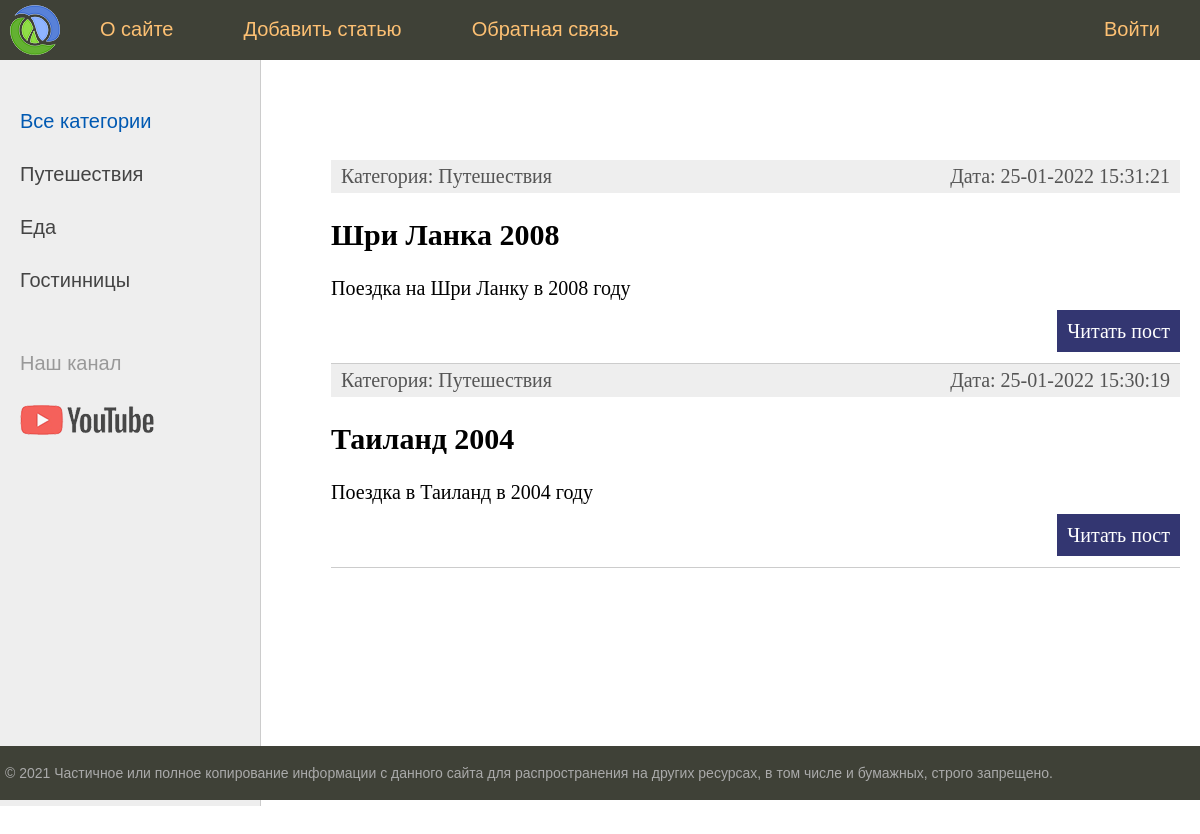
Before: / with the older database file.
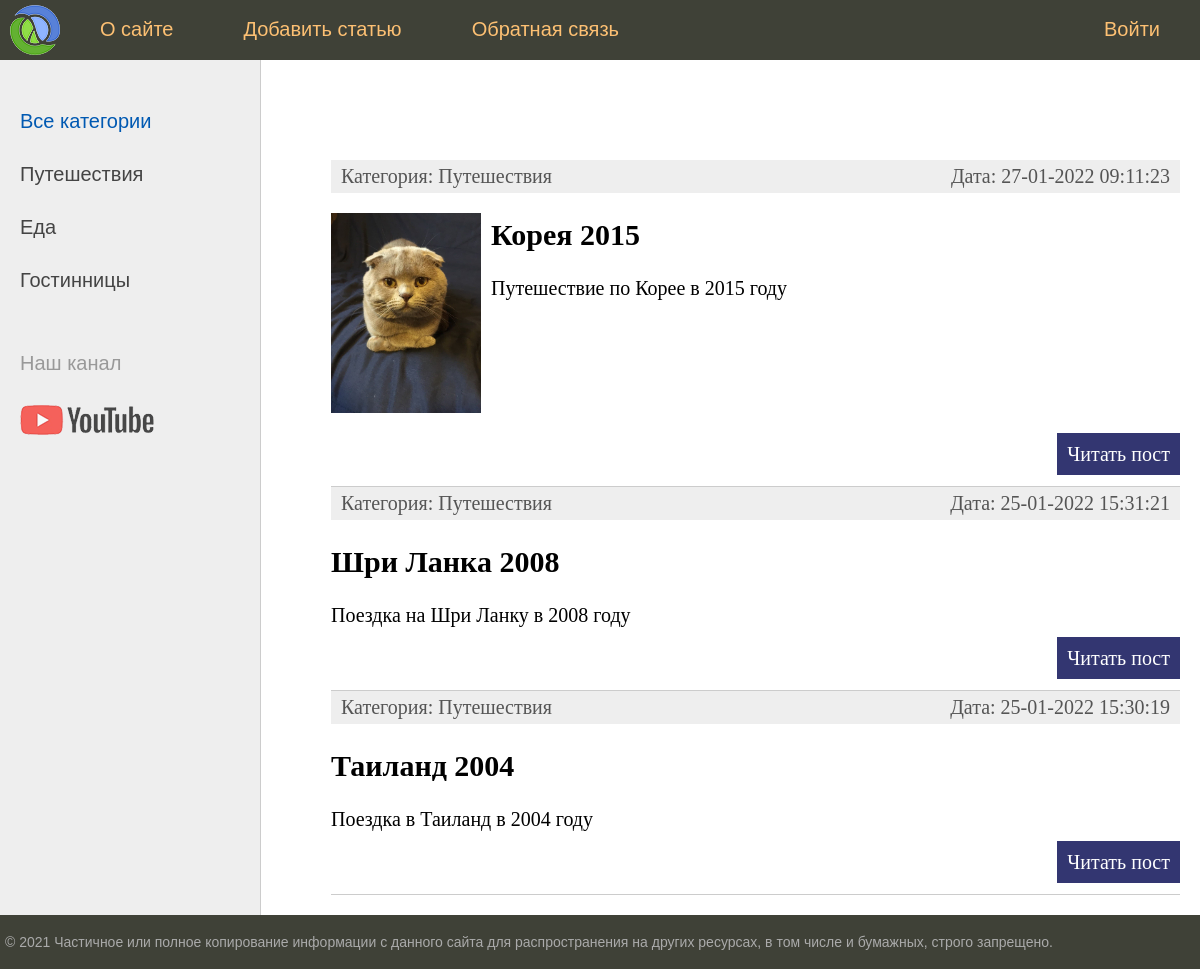
After: the same page with the newer database file.
### travels/models.py (models this page shows, shortened)
class Category(models.Model):
    name = models.CharField(max_length=100, db_index=True, verbose_name="Категория")
    def __str__(self):
        return self.name
    def get_absolute_url(self):
        return reverse('category', kwargs={'cat_id': self.pk})
    class Meta:
        verbose_name = 'Категория'
        verbose_name_plural = 'Категории'
        ordering = ['id',]

class Travel(models.Model):
    title = models.CharField(max_length=255, verbose_name="Заголовок")
    content = models.TextField(blank=True)
    photo = models.ImageField(upload_to="photos/%Y/%m/%d/", verbose_name="Фотография")
    time_create = models.DateTimeField(auto_now_add=True, verbose_name="Время создания")
    time_update = models.DateTimeField(auto_now=True)
    is_published = models.BooleanField(default=True)
    cat = models.ForeignKey('Category', on_delete=models.PROTECT, null=True)
    def get_absolute_url(self):
        return reverse('post', kwargs={'post_id': self.pk})
    class Meta:
        verbose_name = 'Путешествия'
        verbose_name_plural = 'Путешествия'
        ordering = ['-time_create', 'title']

### travels/views.py (the view)
# urls.py: path('', index, name='home'),
def index(request):
    posts = Travel.objects.all()
    cats = Category.objects.all()
    context = {
        'posts': posts,
        'cats': cats,
        'menu': menu,
        'title': 'Главная страница',
        'cat_selected': 0,
    }
    return render(request, 'travels/index.html', context=context)

### travels/templates/travels/index.html (shortened to what this page needs)
{% extends 'travels/base.html' %}
{% block content %}
<ul class="list-articles">
	{% for p in posts %}
			<li><div class="article-panel">
		<p class="first">Категория: {{p.cat}}</p>
		<p class="last">Дата: {{p.time_update|date:"d-m-Y H:i:s"}}</p>
		</div>
		{% if p.photo %}
		<p><img src="{{p.photo.url}}" class="img-article-left thumb"></p>
		{% endif %}
		<h2>{{p.title}}</h2>
	{% autoescape on %}
	{{p.content|linebreaks|truncatewords:50}}
	{% endautoescape %}
			<p class="link-read-post"><a href="{{ p.get_absolute_url }}">Читать пост</a></p>
			</li>
	{% endfor %}
</ul>
{% endblock %}

### travels/templates/travels/base.html (shortened to what this page needs)
{% load static %}
<!DOCTYPE html>
<html>
<head>
	<link type="text/css" href="{% static 'travels/css/styles.css' %}" rel="stylesheet" />
</head>
<body>
<table class="table-page" border=0 cellpadding="0" cellspacing="0">
<tr><td valign=top>
{% block mainmenu %}
		<div class="header">
			<ul id="mainmenu" class="mainmenu">
			<li class="logo"><a href="{% url 'home' %}"><div class="logo"></div></a></li>
{% for m in menu %}
	{% if not forloop.last %}
			<li><a href="{% url m.url_name %}">{{m.title}}</a></li>
	{% else %}
			<li class="last"><a href="{% url m.url_name %}">{{m.title}}</a></li>
	{% endif %}
{% endfor %}
			</ul>
		</div>
{% endblock mainmenu %}
<table class="table-content" border=0 cellpadding="0" cellspacing="0">
<tr>
	<td valign="top" class="left-chapters">
	<ul id="leftchapters">
		{% if cat_selected == 0 %}
			<li class="selected">Все категории</li>
		{% else %}
			<li><a href="{% url 'home' %}"></a></li>
		{% endif %}
		{% for c in cats %}
			{% if c.pk == cat_selected %}
				<li class="selected">{{c.name}}</li>
			{% else %}
				<li><a href="{{ c.get_absolute_url }}">{{c.name}}</a></li>
			{% endif %}
		{% endfor %}
		<li class="share">
		<p>Наш канал</p>
		<a class="share-yt" href="" target="_blank" rel="nofollow"></a>
		</li>
	</ul>
</td>
<td valign="top" class="content">
	<div class="content-text">
{% block content %}
{% endblock %}
	</div>
</td></tr></table>
</td></tr>
<tr><td valign=top>
	<div id="footer">
		<p>&copy; 2021 Частичное или полное копирование информации с данного сайта для распространения на других ресурсах, в том числе и бумажных, строго запрещено.</p>
	</div>
</td></tr></table>
</body>
</html>

### travels/static/travels/css/styles.css (style rules this page uses)
html, body { font-family: 'Arial'; margin: 0; padding: 0; height: 100%; width: 100%; color: #444; }
a { color: #0059b2; text-decoration: none; }
img { max-width: 600px; height: auto; }
img.img-article-left { max-width: 300px; height: auto; float: left; padding: 0 10px 10px 0; }
img.img-article-left.thumb { max-width: 150px; height: auto; }
p.link-read-post { text-align: right; }
p.link-read-post a { padding: 10px; min-width: 100px; background: #333671; color: #fff; text-decoration: none; }
div.article-panel { background: #eee; padding: 5px 10px 5px 10px; box-sizing: border-box; overflow: hidden; color: #555; }
div.article-panel p.first { margin: 0; float: left; }
div.article-panel p.last { margin: 0; float: right; }
ul.list-articles { list-style: none; margin: 0; padding: 0; }
ul.list-articles li { border-bottom: 1px solid #ccc; }
.table-page { width: 100%; height: 100%; vertical-align: top; }
.table-page tr { height: 100%; }
.header { background: #3F4137; height: 60px; }
.logo { background: url('../images/logo.png') no-repeat 10px 5px; width: 70px; height: 60px; }
ul.mainmenu { list-style: none; margin: 0; padding: 0; height: 60px; color: #fdc073; font-size: 20px; overflow: hidden; }
ul.mainmenu li { float: left; margin: 18px 40px 0 30px; }
ul.mainmenu li.logo { margin: 0; }
ul.mainmenu li.last { float: right; }
ul.mainmenu li a { color: #fdc073; text-decoration: none; }
.table-content { width: 100%; min-height: 100%; height: 100%; }
.left-chapters { margin: 0; background: #eee; border-right: 1px solid #ccc; min-height: 100%; }
.left-chapters ul { width: 230px; min-height: 100%; margin: 0; padding: 20px 10px 10px 20px; list-style: none; font-size: 20px; }
.left-chapters ul li { margin: 30px 0 0 0; color: #999; }
.left-chapters ul li.selected { color: #0059b2; }
.left-chapters ul li a { color: #444; text-decoration: none; }
.left-chapters ul li.share { margin: 60px 0 0 0; }
.left-chapters ul li.share p { margin: 30px 0 30px 0; }
.left-chapters ul li.share a { display: inline-block; width: 40px; height: 40px; margin: 0 20px 0 0; }
.left-chapters ul li.share a.share-yt { width: 100%; height: 30px; background: url('../images/share_yt.png') no-repeat 0 0 }
.content { padding: 40px 20px 20px 40px; width: 100%; box-sizing: border-box; }
.content-text { margin: 60px 0 0 30px; color: #000; font-size: 20px; font-family: Yandex Sans Display Light; }
#footer { box-sizing: border-box; background: #3F4137; padding: 5px; color: #aaa; font-size: 14px; font-family: Verdana, Geneva, Arial, Helvetica; text-align: left; overflow: hidden; }

Changed rows visible on the page:
added Travel: cat "Путешествия", time_update "27-01-2022 09:11:23", photo (picture), title "Корея 2015", content "Путешествие по Корее в 2015 году"
